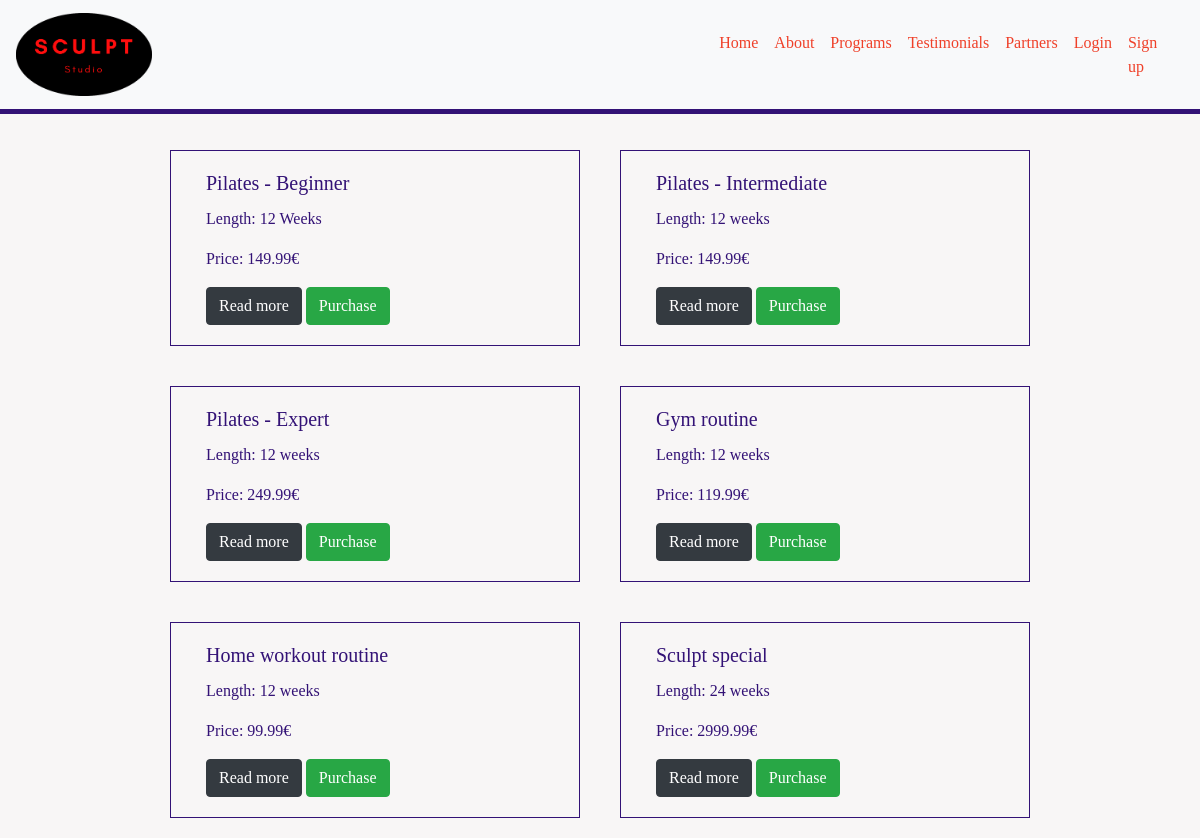
Screenshot of /programs/ with the database file from the repository.
### programs/models.py (models this page shows, shortened)
class Programs(models.Model):
    class Meta:
        verbose_name_plural = 'Programs'
    name = models.CharField(max_length=100)
    type = models.CharField(max_length=100)
    description = models.TextField()
    price = models.DecimalField(max_digits=6, decimal_places=2)

### programs/views.py (the view)
# urls.py: path('', views.programs, name='programs'),
def programs(request):
    programs = Programs.objects.all()
    context = {
        'programs': programs,
    }
    return render(request, 'programs/programs.html', context)

### programs/templates/programs/programs.html
{% extends 'base.html' %}
{% block content %}
<div class="row justify-content-center">
  {% for program in programs %}
  <div class="col-sm-4 programs">
    <div class="card">
      <div class="card-body">
        <h5 class="card-title">{{ program.name }}</h5>
        <p class="card-text">Length: {{ program.type }}</p>
        <p class="card-text">Price: {{ program.price }}€</p>
        {% if request.user.is_authenticated and request.user.is_superuser %}
        <a href="{% url 'edit_program' program.id %}" class="btn btn-danger">Edit</a>
        <a href="#" class="btn btn-danger">Delete</a>
        <a href="{% url 'program_details' program.id %}" class="btn btn-dark btn-primary">Read more</a>
        <a href="#" class="btn btn-success btn-primary">Purchase</a>
        {% else %}
        <a href="{% url 'program_details' program.id %}" class="btn btn-dark btn-primary">Read more</a>
        <a href="#" class="btn btn-success btn-primary">Purchase</a>
        {% endif %}
      </div>
    </div>
  </div>
  {% endfor %}
</div>
{% endblock %}

### static/css/main.css (style rules this page uses)
* { font-family: 'Noto Serif JP', serif; color: rgb(51, 18, 118); font-weight: 500; }
body { background-color: rgb(248, 246, 246); }
a { color: rgb(239, 64, 41); transition: 0.5s; }
.card { background-color: rgb(248, 246, 246); border: none; }
.programs { border: 1px solid rgb(51, 18, 118); margin: 20px; }

### rows the page displays
Programs: name "Pilates - Beginner", type "12 Weeks", price "149.99"
Programs: name "Pilates - Intermediate", type "12 weeks", price "149.99"
Programs: name "Pilates - Expert", type "12 weeks", price "249.99"
Programs: name "Gym routine", type "12 weeks", price "119.99"
Programs: name "Home workout routine", type "12 weeks", price "99.99"
Programs: name "Sculpt special", type "24 weeks", price "2999.99"
